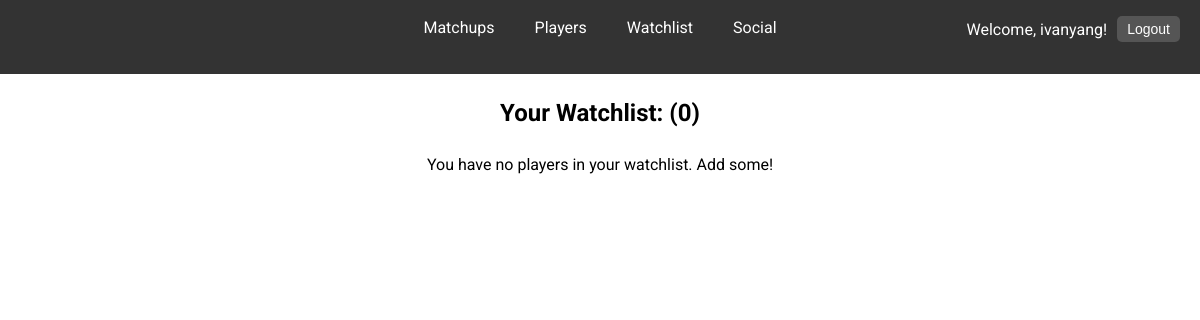
/project/watchlist/ (signed in), run on an earlier commit of the app's database.
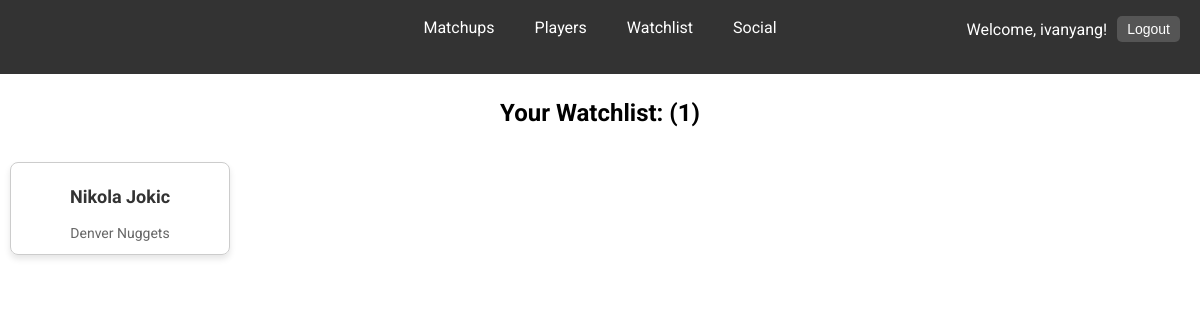
And on a later commit of the database.
### project/models.py (models this page shows)
class UserWatchList(models.Model):
    user = models.ForeignKey(UserProfile, on_delete=models.CASCADE)
    player = models.ForeignKey(Player, on_delete=models.CASCADE)

class Player(models.Model):
    name = models.CharField(max_length=100)
    team = models.ForeignKey('Team', on_delete=models.CASCADE)
    position = models.CharField(max_length=20)
    minutes_per_game = models.FloatField()
    points_per_game = models.FloatField()
    assists_per_game = models.FloatField()
    rebounds_per_game = models.FloatField()
    three_pointers_per_game = models.CharField(max_length = 20)
    steals_per_game = models.FloatField()
    blocks_per_game = models.FloatField()
    turnovers_per_game = models.FloatField()
    fouls_per_game = models.FloatField()

class Team(models.Model):
    name = models.CharField(max_length=100)
    abbreviation = models.CharField(max_length=3)
    avg_ppg = models.FloatField()
    avg_ppg_conceded = models.FloatField()
    avg_three_point_attempted = models.FloatField()
    avg_three_point_made = models.FloatField()
    avg_three_point_percentage = models.FloatField()
    avg_free_throw_attempted = models.FloatField()
    avg_rebounds_per_game = models.FloatField()
    avg_assists_per_game = models.FloatField()
    avg_steals_per_game = models.FloatField()
    avg_blocks_per_game = models.FloatField()
    avg_turnovers_per_game = models.FloatField()
    avg_fouls_per_game = models.FloatField()

### project/views.py (the view)
# urls.py: path('watchlist/', views.WatchlistView.as_view(), name='watchlist'),
class WatchlistView(LoginRequiredMixin, ListView):
    model = UserWatchList
    template_name = 'project/watchlist.html'
    context_object_name = 'watchlist'
    def get_queryset(self):
        user_profile = self.request.user.userprofile
        return UserWatchList.objects.filter(user=user_profile)

### project/templates/project/watchlist.html
{% extends 'project/base.html' %}
{% block content %}
<div class="watchlist-container">
    <h2>Your Watchlist: ({{ watchlist.count }})</h2>
    {% if watchlist %}
        <div class="player-card-container">
            {% for item in watchlist %}
            <a class="player-card" href="{% url 'player_detail' pk=item.player.pk %}">
                <p class="player-name">{{ item.player.name }}</p>
                <p class="player-team">{{ item.player.team.name }}</p>
            </a>
            {% endfor %}
        </div>
    {% else %}
        <p>You have no players in your watchlist. Add some!</p>
    {% endif %}
</div>
{% endblock %}

What changed in the data, as far as the page shows it:
added UserWatchList: player.name "Nikola Jokic", player.team.name "Denver Nuggets"
Also different on the page:
{{ watchlist.count }}: "0" → "1"
text no longer shown: "You have no players in your watchlist. Add some!"
